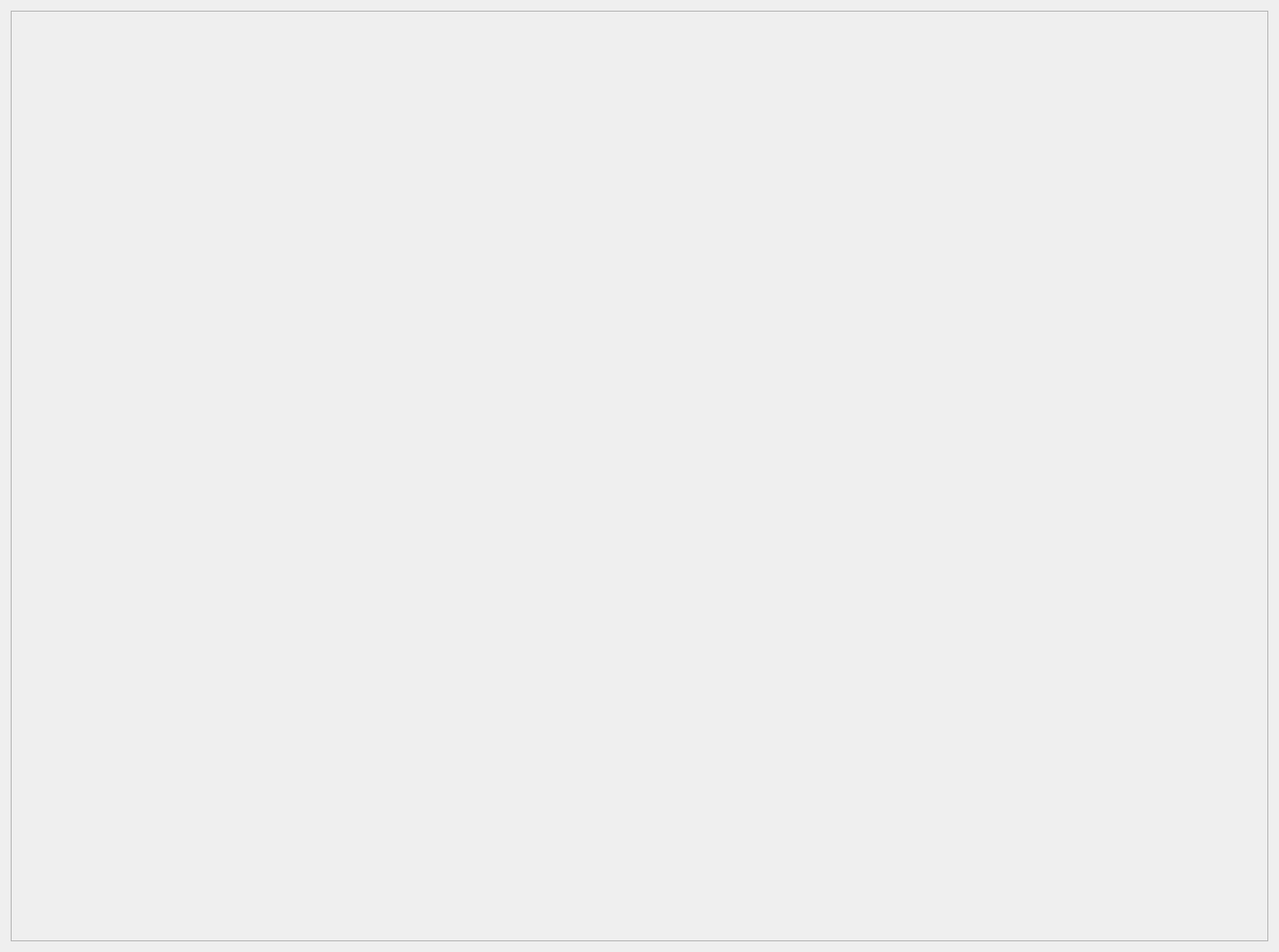
<?xml version="1.0" encoding="UTF-8"?>
<ui version="4.0">
 <class>ResourceOverviewPane</class>
 <widget class="QWidget" name="Resource_overview_pane_">
  <property name="geometry">
   <rect>
    <x>0</x>
    <y>0</y>
    <width>1318</width>
    <height>981</height>
   </rect>
  </property>
  <layout class="QVBoxLayout" name="root_widget_layout_">
   <item>
    <widget class="QScrollArea" name="main_scroll_area_">
     <property name="widgetResizable">
      <bool>true</bool>
     </property>
     <widget class="QWidget" name="main_content_">
      <property name="geometry">
       <rect>
        <x>0</x>
        <y>0</y>
        <width>1298</width>
        <height>961</height>
       </rect>
      </property>
      <layout class="QVBoxLayout" name="vertical_layout_">
       <property name="leftMargin">
        <number>0</number>
       </property>
       <property name="topMargin">
        <number>0</number>
       </property>
       <property name="rightMargin">
        <number>0</number>
       </property>
       <property name="bottomMargin">
        <number>0</number>
       </property>
       <item>
        <widget class="QStackedWidget" name="pane_stack_">
         <property name="currentIndex">
          <number>0</number>
         </property>
         <widget class="SnapshotStartPane" name="empty_page_"/>
         <widget class="QWidget" name="populated_page_">
          <layout class="QVBoxLayout" name="vertical_layout_1_" stretch="0,0,0,0,1,0,0,0,0">
           <property name="leftMargin">
            <number>0</number>
           </property>
           <property name="topMargin">
            <number>0</number>
           </property>
           <property name="rightMargin">
            <number>0</number>
           </property>
           <property name="bottomMargin">
            <number>0</number>
           </property>
           <item>
            <widget class="QWidget" name="widget_2_" native="true">
             <property name="sizePolicy">
              <sizepolicy hsizetype="Preferred" vsizetype="Fixed">
               <horstretch>0</horstretch>
               <verstretch>0</verstretch>
              </sizepolicy>
             </property>
             <layout class="QHBoxLayout" name="horizontal_layout_2_">
              <property name="leftMargin">
               <number>0</number>
              </property>
              <property name="topMargin">
               <number>0</number>
              </property>
              <property name="rightMargin">
               <number>0</number>
              </property>
              <property name="bottomMargin">
               <number>0</number>
              </property>
              <item>
               <widget class="ArrowIconComboBox" name="preferred_heap_combo_box_">
                <property name="text">
                 <string>PushButton</string>
                </property>
               </widget>
              </item>
              <item>
               <widget class="ArrowIconComboBox" name="actual_heap_combo_box_">
                <property name="text">
                 <string>PushButton</string>
                </property>
               </widget>
              </item>
              <item>
               <widget class="ArrowIconComboBox" name="resource_usage_combo_box_">
                <property name="text">
                 <string>PushButton</string>
                </property>
               </widget>
              </item>
              <item>
               <widget class="Line" name="line_1_">
                <property name="orientation">
                 <enum>Qt::Vertical</enum>
                </property>
               </widget>
              </item>
              <item>
               <widget class="ArrowIconComboBox" name="color_combo_box_">
                <property name="text">
                 <string/>
                </property>
               </widget>
              </item>
              <item>
               <spacer name="horizontal_spacer_">
                <property name="orientation">
                 <enum>Qt::Horizontal</enum>
                </property>
                <property name="sizeHint" stdset="0">
                 <size>
                  <width>1334</width>
                  <height>20</height>
                 </size>
                </property>
               </spacer>
              </item>
              <item>
               <widget class="Line" name="line_2_">
                <property name="orientation">
                 <enum>Qt::Vertical</enum>
                </property>
               </widget>
              </item>
              <item>
               <widget class="ArrowIconComboBox" name="slicing_button_one_">
                <property name="text">
                 <string>PushButton</string>
                </property>
               </widget>
              </item>
              <item>
               <widget class="ArrowIconComboBox" name="slicing_button_two_">
                <property name="text">
                 <string>PushButton</string>
                </property>
               </widget>
              </item>
              <item>
               <widget class="ArrowIconComboBox" name="slicing_button_three_">
                <property name="text">
                 <string>PushButton</string>
                </property>
               </widget>
              </item>
             </layout>
            </widget>
           </item>
           <item>
            <widget class="ScaledLabel" name="label_2_">
             <property name="sizePolicy">
              <sizepolicy hsizetype="Minimum" vsizetype="Fixed">
               <horstretch>0</horstretch>
               <verstretch>0</verstretch>
              </sizepolicy>
             </property>
             <property name="text">
              <string>Double-click a resource to view its details.</string>
             </property>
            </widget>
           </item>
           <item>
            <spacer name="vertical_spacer_2_">
             <property name="orientation">
              <enum>Qt::Vertical</enum>
             </property>
             <property name="sizeType">
              <enum>QSizePolicy::Fixed</enum>
             </property>
             <property name="sizeHint" stdset="0">
              <size>
               <width>20</width>
               <height>10</height>
              </size>
             </property>
            </spacer>
           </item>
           <item>
            <widget class="QWidget" name="widget_" native="true">
             <property name="sizePolicy">
              <sizepolicy hsizetype="MinimumExpanding" vsizetype="Fixed">
               <horstretch>0</horstretch>
               <verstretch>0</verstretch>
              </sizepolicy>
             </property>
             <layout class="QGridLayout" name="grid_layout_">
              <property name="leftMargin">
               <number>0</number>
              </property>
              <property name="topMargin">
               <number>0</number>
              </property>
              <property name="rightMargin">
               <number>0</number>
              </property>
              <property name="bottomMargin">
               <number>0</number>
              </property>
              <property name="horizontalSpacing">
               <number>20</number>
              </property>
              <item row="0" column="0">
               <widget class="ScaledLabel" name="total_available_size_label_">
                <property name="sizePolicy">
                 <sizepolicy hsizetype="Minimum" vsizetype="Fixed">
                  <horstretch>0</horstretch>
                  <verstretch>0</verstretch>
                 </sizepolicy>
                </property>
                <property name="font">
                 <font>
                  <weight>75</weight>
                  <bold>true</bold>
                 </font>
                </property>
                <property name="text">
                 <string>Total available size</string>
                </property>
               </widget>
              </item>
              <item row="1" column="0">
               <widget class="ScaledLabel" name="total_available_size_value_">
                <property name="sizePolicy">
                 <sizepolicy hsizetype="Minimum" vsizetype="Fixed">
                  <horstretch>0</horstretch>
                  <verstretch>0</verstretch>
                 </sizepolicy>
                </property>
                <property name="text">
                 <string>{0}</string>
                </property>
               </widget>
              </item>
              <item row="0" column="1">
               <widget class="ScaledLabel" name="total_allocated_and_used_label_">
                <property name="sizePolicy">
                 <sizepolicy hsizetype="Minimum" vsizetype="Fixed">
                  <horstretch>0</horstretch>
                  <verstretch>0</verstretch>
                 </sizepolicy>
                </property>
                <property name="font">
                 <font>
                  <weight>75</weight>
                  <bold>true</bold>
                 </font>
                </property>
                <property name="text">
                 <string>Total allocated and bound</string>
                </property>
               </widget>
              </item>
              <item row="1" column="1">
               <widget class="ScaledLabel" name="total_allocated_and_used_value_">
                <property name="sizePolicy">
                 <sizepolicy hsizetype="Minimum" vsizetype="Fixed">
                  <horstretch>0</horstretch>
                  <verstretch>0</verstretch>
                 </sizepolicy>
                </property>
                <property name="text">
                 <string>{0}</string>
                </property>
               </widget>
              </item>
              <item row="0" column="2">
               <widget class="ScaledLabel" name="total_allocated_and_unused_label_">
                <property name="sizePolicy">
                 <sizepolicy hsizetype="Minimum" vsizetype="Fixed">
                  <horstretch>0</horstretch>
                  <verstretch>0</verstretch>
                 </sizepolicy>
                </property>
                <property name="font">
                 <font>
                  <weight>75</weight>
                  <bold>true</bold>
                 </font>
                </property>
                <property name="text">
                 <string>Total allocated and unbound</string>
                </property>
               </widget>
              </item>
              <item row="1" column="2">
               <widget class="ScaledLabel" name="total_allocated_and_unused_value_">
                <property name="sizePolicy">
                 <sizepolicy hsizetype="Minimum" vsizetype="Fixed">
                  <horstretch>0</horstretch>
                  <verstretch>0</verstretch>
                 </sizepolicy>
                </property>
                <property name="text">
                 <string>{0}</string>
                </property>
               </widget>
              </item>
              <item row="0" column="3">
               <widget class="ScaledLabel" name="allocations_label_">
                <property name="sizePolicy">
                 <sizepolicy hsizetype="Minimum" vsizetype="Fixed">
                  <horstretch>0</horstretch>
                  <verstretch>0</verstretch>
                 </sizepolicy>
                </property>
                <property name="font">
                 <font>
                  <weight>75</weight>
                  <bold>true</bold>
                 </font>
                </property>
                <property name="text">
                 <string>Allocations</string>
                </property>
               </widget>
              </item>
              <item row="1" column="3">
               <widget class="ScaledLabel" name="allocations_value_">
                <property name="sizePolicy">
                 <sizepolicy hsizetype="Minimum" vsizetype="Fixed">
                  <horstretch>0</horstretch>
                  <verstretch>0</verstretch>
                 </sizepolicy>
                </property>
                <property name="text">
                 <string>{0}</string>
                </property>
               </widget>
              </item>
              <item row="0" column="4">
               <widget class="ScaledLabel" name="resources_label_">
                <property name="sizePolicy">
                 <sizepolicy hsizetype="Minimum" vsizetype="Fixed">
                  <horstretch>0</horstretch>
                  <verstretch>0</verstretch>
                 </sizepolicy>
                </property>
                <property name="font">
                 <font>
                  <weight>75</weight>
                  <bold>true</bold>
                 </font>
                </property>
                <property name="text">
                 <string>Resources</string>
                </property>
               </widget>
              </item>
              <item row="1" column="4">
               <widget class="ScaledLabel" name="resources_value_">
                <property name="sizePolicy">
                 <sizepolicy hsizetype="Minimum" vsizetype="Fixed">
                  <horstretch>0</horstretch>
                  <verstretch>0</verstretch>
                 </sizepolicy>
                </property>
                <property name="text">
                 <string>{0}</string>
                </property>
               </widget>
              </item>
              <item row="1" column="5">
               <spacer name="horizontal_spacer_2_">
                <property name="orientation">
                 <enum>Qt::Horizontal</enum>
                </property>
                <property name="sizeHint" stdset="0">
                 <size>
                  <width>40</width>
                  <height>20</height>
                 </size>
                </property>
               </spacer>
              </item>
              <item row="1" column="6">
               <widget class="ScaledLabel" name="filter_by_size_label_">
                <property name="sizePolicy">
                 <sizepolicy hsizetype="Minimum" vsizetype="Fixed">
                  <horstretch>0</horstretch>
                  <verstretch>0</verstretch>
                 </sizepolicy>
                </property>
                <property name="text">
                 <string>Filter by size:</string>
                </property>
               </widget>
              </item>
              <item row="1" column="7">
               <widget class="RmvRangeSlider" name="size_slider_">
                <property name="sizePolicy">
                 <sizepolicy hsizetype="MinimumExpanding" vsizetype="Fixed">
                  <horstretch>0</horstretch>
                  <verstretch>0</verstretch>
                 </sizepolicy>
                </property>
                <property name="orientation">
                 <enum>Qt::Horizontal</enum>
                </property>
               </widget>
              </item>
             </layout>
            </widget>
           </item>
           <item>
            <widget class="RMVTreeMapView" name="tree_map_view_"/>
           </item>
           <item>
            <widget class="ColoredLegendGraphicsView" name="legends_view_">
             <property name="sizePolicy">
              <sizepolicy hsizetype="Expanding" vsizetype="Minimum">
               <horstretch>0</horstretch>
               <verstretch>0</verstretch>
              </sizepolicy>
             </property>
            </widget>
           </item>
           <item>
            <widget class="Line" name="line_">
             <property name="orientation">
              <enum>Qt::Horizontal</enum>
             </property>
            </widget>
           </item>
           <item>
            <widget class="QWidget" name="resource_details_" native="true">
             <property name="sizePolicy">
              <sizepolicy hsizetype="Expanding" vsizetype="Fixed">
               <horstretch>0</horstretch>
               <verstretch>0</verstretch>
              </sizepolicy>
             </property>
             <layout class="QVBoxLayout" name="vertical_layout_2_">
              <property name="leftMargin">
               <number>0</number>
              </property>
              <property name="topMargin">
               <number>0</number>
              </property>
              <property name="rightMargin">
               <number>0</number>
              </property>
              <property name="bottomMargin">
               <number>0</number>
              </property>
              <item>
               <widget class="ScaledLabel" name="resource_name_label_">
                <property name="sizePolicy">
                 <sizepolicy hsizetype="Minimum" vsizetype="Fixed">
                  <horstretch>0</horstretch>
                  <verstretch>0</verstretch>
                 </sizepolicy>
                </property>
                <property name="font">
                 <font>
                  <weight>75</weight>
                  <bold>true</bold>
                 </font>
                </property>
                <property name="text">
                 <string>Select a resource</string>
                </property>
               </widget>
              </item>
              <item>
               <widget class="QGraphicsView" name="resource_details_view_"/>
              </item>
             </layout>
            </widget>
           </item>
           <item>
            <widget class="QWidget" name="widget_4_" native="true">
             <layout class="QHBoxLayout" name="horizontal_layout_">
              <property name="leftMargin">
               <number>0</number>
              </property>
              <property name="topMargin">
               <number>0</number>
              </property>
              <property name="rightMargin">
               <number>0</number>
              </property>
              <property name="bottomMargin">
               <number>0</number>
              </property>
              <item>
               <widget class="ScaledLabel" name="resource_name_label_minimized_">
                <property name="sizePolicy">
                 <sizepolicy hsizetype="Minimum" vsizetype="Fixed">
                  <horstretch>0</horstretch>
                  <verstretch>0</verstretch>
                 </sizepolicy>
                </property>
                <property name="font">
                 <font>
                  <weight>75</weight>
                  <bold>true</bold>
                 </font>
                </property>
                <property name="text">
                 <string/>
                </property>
               </widget>
              </item>
              <item>
               <spacer name="horizontal_spacer_4_">
                <property name="orientation">
                 <enum>Qt::Horizontal</enum>
                </property>
                <property name="sizeHint" stdset="0">
                 <size>
                  <width>1300</width>
                  <height>20</height>
                 </size>
                </property>
               </spacer>
              </item>
              <item>
               <widget class="CheckBoxWidget" name="resource_details_checkbox_">
                <property name="sizePolicy">
                 <sizepolicy hsizetype="Fixed" vsizetype="Fixed">
                  <horstretch>0</horstretch>
                  <verstretch>0</verstretch>
                 </sizepolicy>
                </property>
                <property name="text">
                 <string>Resource details</string>
                </property>
               </widget>
              </item>
             </layout>
            </widget>
           </item>
          </layout>
         </widget>
        </widget>
       </item>
      </layout>
     </widget>
    </widget>
   </item>
  </layout>
 </widget>
 <customwidgets>
  <customwidget>
   <class>ArrowIconComboBox</class>
   <extends>QPushButton</extends>
   <header>qt_common/custom_widgets/arrow_icon_combo_box.h</header>
  </customwidget>
  <customwidget>
   <class>ColoredLegendGraphicsView</class>
   <extends>QGraphicsView</extends>
   <header>qt_common/custom_widgets/colored_legend_graphics_view.h</header>
  </customwidget>
  <customwidget>
   <class>RmvRangeSlider</class>
   <extends>QSlider</extends>
   <header>views/custom_widgets/rmv_range_slider.h</header>
  </customwidget>
  <customwidget>
   <class>ScaledLabel</class>
   <extends>QLabel</extends>
   <header>qt_common/custom_widgets/scaled_label.h</header>
  </customwidget>
  <customwidget>
   <class>RMVTreeMapView</class>
   <extends>QGraphicsView</extends>
   <header>views/custom_widgets/rmv_tree_map_view.h</header>
  </customwidget>
  <customwidget>
   <class>CheckBoxWidget</class>
   <extends>QCheckBox</extends>
   <header>qt_common/custom_widgets/check_box_widget.h</header>
  </customwidget>
  <customwidget>
   <class>SnapshotStartPane</class>
   <extends>QWidget</extends>
   <header>views/snapshot/snapshot_start_pane.h</header>
   <container>1</container>
  </customwidget>
 </customwidgets>
 <resources>
  <include location="resources.qrc"/>
 </resources>
 <connections/>
</ui>
